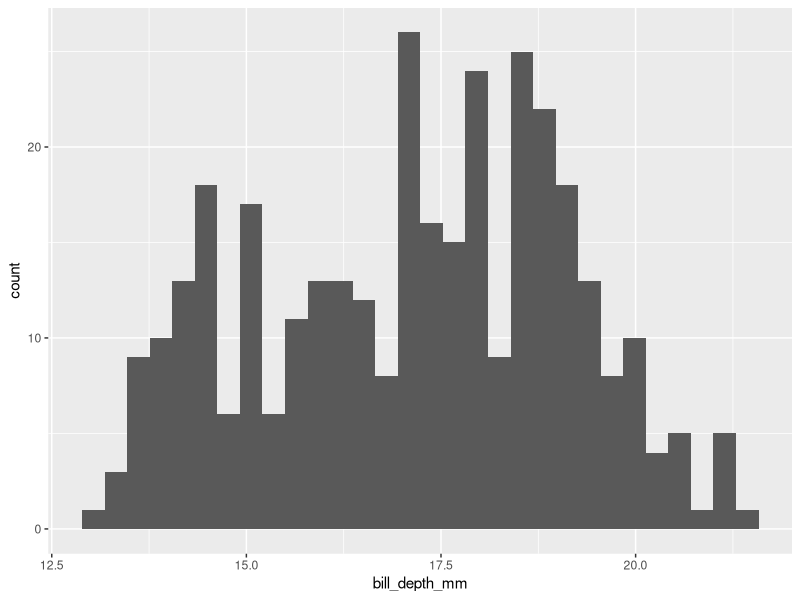
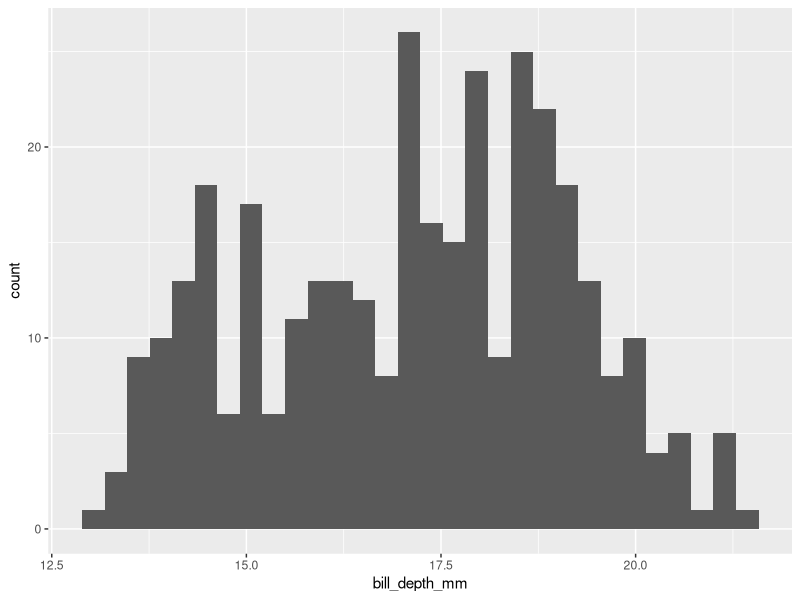
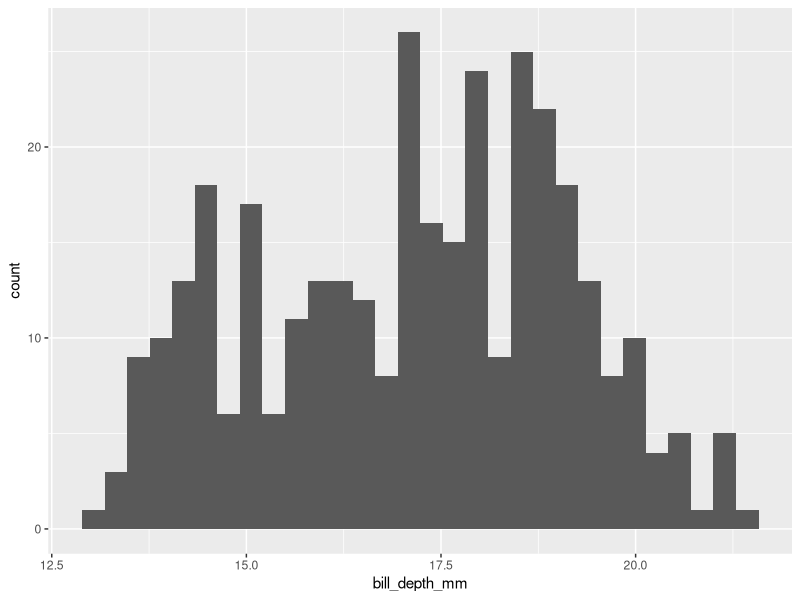

The R source for these figures, in order:
library(tidyverse)
library(palmerpenguins)

penguins %>% 
  ggplot(aes(x = bill_depth_mm)) +
  geom_histogram()
penguins %>% 
  ggplot(aes(x = bill_depth_mm)) +
  geom_histogram()

penguins %>% 
  ggplot(aes(x = bill_depth_mm)) +
  geom_histogram()